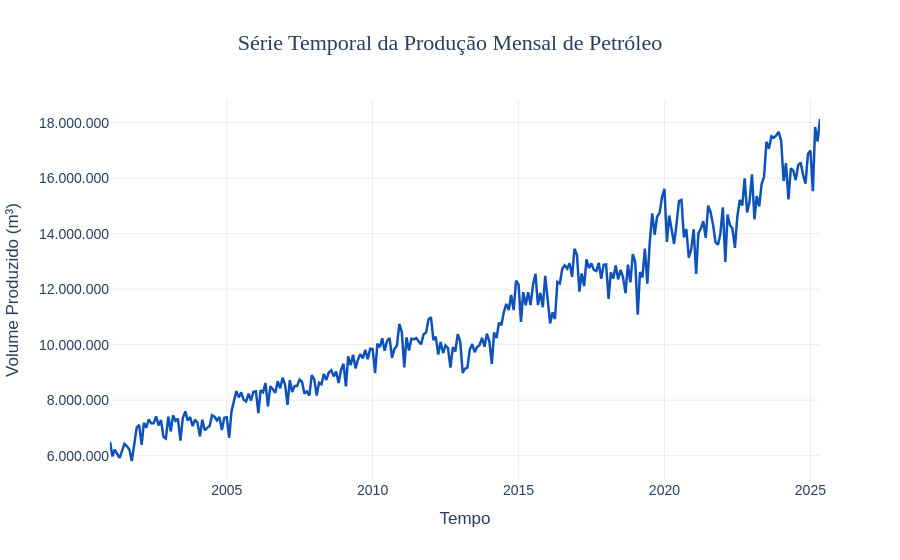

Notebook source saved alongside this figure:
### Markdown cell above
### 3.1 Visualização da Série Temporal (Plotly Interativo)

### Code cell
# 1. Dicionário de tradução dos meses
meses_pt = {1: 'Jan', 2: 'Fev', 3: 'Mar', 4: 'Abr', 5: 'Mai', 6: 'Jun', 
            7: 'Jul', 8: 'Ago', 9: 'Set', 10: 'Out', 11: 'Nov', 12: 'Dez'}

# 2. Criamos uma coluna auxiliar no DataFrame APENAS para o texto do Hover
serie_df['data_hover'] = serie_df['data'].dt.month.map(meses_pt) + " de " + serie_df['data'].dt.year.astype(str)

# 3. Passamos essa coluna escondida no 'custom_data'
fig_serie = px.line(
    serie_df, x="data", y="valor", 
    title="Série Temporal da Produção Mensal de Petróleo",
    custom_data=['data_hover'] 
)

# 4. Desenhamos a caixa de texto (Hover) com HTML e formatação D3
fig_serie.update_traces(
    line_color="#0f52ba", line_width=2.5,
    # %{customdata[0]} puxa o Mês em PT-BR
    # %{y:,.0f} puxa o número.
    hovertemplate="<b>%{customdata[0]}</b><br>Volume: %{y:,.0f} m³<extra></extra>"
)

# 5. Adicionamos o separators=",." no Layout
fig_serie.update_layout(
    separators=",.", 
    template="plotly_white",
    title=dict(x=0.5, font=dict(size=22, family="Arial Black")),
    xaxis_title="Tempo",
    yaxis_title="Volume Produzido (m³)",
    yaxis=dict(tickformat=",.0f", showgrid=True, gridcolor="rgba(220, 220, 220, 0.5)"),
    xaxis=dict(showgrid=True, gridcolor="rgba(220, 220, 220, 0.5)"),
    font=dict(family="Arial", size=14)
)
fig_serie.show()

### Figure 1 — Plotly figure (JSON) as saved in the notebook; plotly's stock layout.template omitted (floating-point values rounded to 4 significant figures; data arrays with more than 128 entries replaced by an {"elided": "..."} marker saying what was removed)
{"data": [{"customdata": {"elided": "293x1 str values"}, "hovertemplate": "<b>%{customdata[0]}</b><br>Volume: %{y:,.0f} m³<extra></extra>", "legendgroup": "", "line": {"color": "#0f52ba", "dash": "solid", "width": 2.5}, "marker": {"symbol": "circle"}, "mode": "lines", "name": "", "orientation": "v", "showlegend": false, "type": "scatter", "x": {"elided": "293 str values"}, "xaxis": "x", "y": {"elided": "293 float values"}, "yaxis": "y"}], "layout": {"font": {"family": "Arial", "size": 14}, "legend": {"tracegroupgap": 0}, "separators": ",.", "title": {"font": {"family": "Arial Black", "size": 22}, "text": "Série Temporal da Produção Mensal de Petróleo", "x": 0.5}, "xaxis": {"anchor": "y", "domain": [0, 1], "gridcolor": "rgba(220, 220, 220, 0.5)", "showgrid": true, "title": {"text": "Tempo"}}, "yaxis": {"anchor": "x", "domain": [0, 1], "gridcolor": "rgba(220, 220, 220, 0.5)", "showgrid": true, "tickformat": ",.0f", "title": {"text": "Volume Produzido (m³)"}}}}
